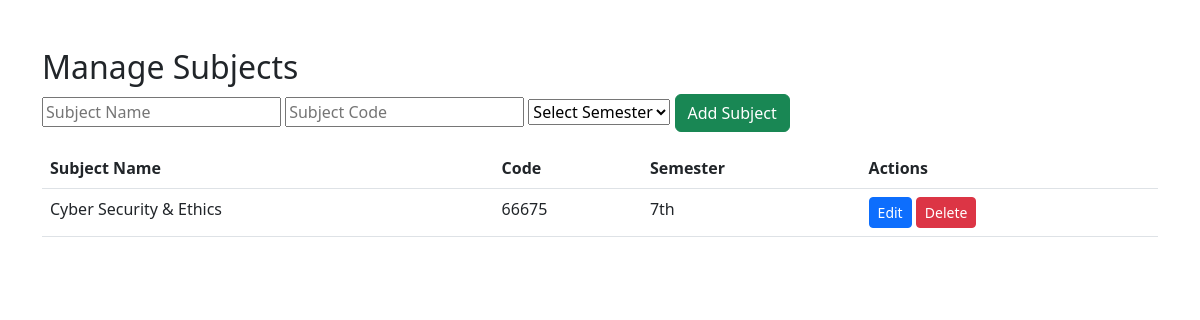
/admin/subject_management.php (signed in), run on the app's committed database.
### tables this page shows
CREATE TABLE `subjects` (
  `id` int(11) NOT NULL,
  `subject_name` varchar(255) NOT NULL,
  `subject_code` varchar(10) NOT NULL,
  `semester` enum('1st','2nd','3rd','4th','5th','6th','7th','8th') NOT NULL
);

### admin/subject_management.php (the view, shortened to what this page needs)
<?php
include '../db/database.php';
$subjects = $conn->query("SELECT * FROM subjects ORDER BY semester");
?>
<!DOCTYPE html>
<html lang="en">
<head>
    <link rel="stylesheet" href="https://cdn.jsdelivr.net/npm/bootstrap@5.3.0/dist/css/bootstrap.min.css">
    <link href="https://cdnjs.cloudflare.com/ajax/libs/bootstrap-icons/1.10.5/font/bootstrap-icons.min.css" rel="stylesheet">
</head>
<body>
<div class="container mt-5">
    <h2>Manage Subjects</h2>
    <form method="POST">
        <input type="text" name="subject_name" placeholder="Subject Name" required>
        <input type="text" name="subject_code" placeholder="Subject Code" required>
        <select name="semester" required>
            <option value="">Select Semester</option>
        </select>
        <button type="submit" name="add_subject" class="btn btn-success">Add Subject</button>
    </form>
    <table class="table mt-3">
        <thead><tr><th>Subject Name</th><th>Code</th><th>Semester</th><th>Actions</th></tr></thead>
        <tbody>
            <?php while ($row = $subjects->fetch_assoc()): ?>
            <tr>
                <td><?= $row['subject_name']; ?></td>
                <td><?= $row['subject_code']; ?></td>
                <td><?= $row['semester']; ?></td>
                <td>
                    <button class="btn btn-primary btn-sm" data-bs-toggle="modal" data-bs-target="#editModal<?= $row['id']; ?>">Edit</button>
                    <a href="delete_subject.php?id=<?= $row['id']; ?>" class="btn btn-danger btn-sm" onclick="return confirm('Are you sure?');">Delete</a>
                </td>
            </tr>
            <?php endwhile; ?>
        </tbody>
    </table>
</div>
</body>
</html>

### data on the page
subjects: subject_name "Cyber Security & Ethics", subject_code "66675", semester "7th"
